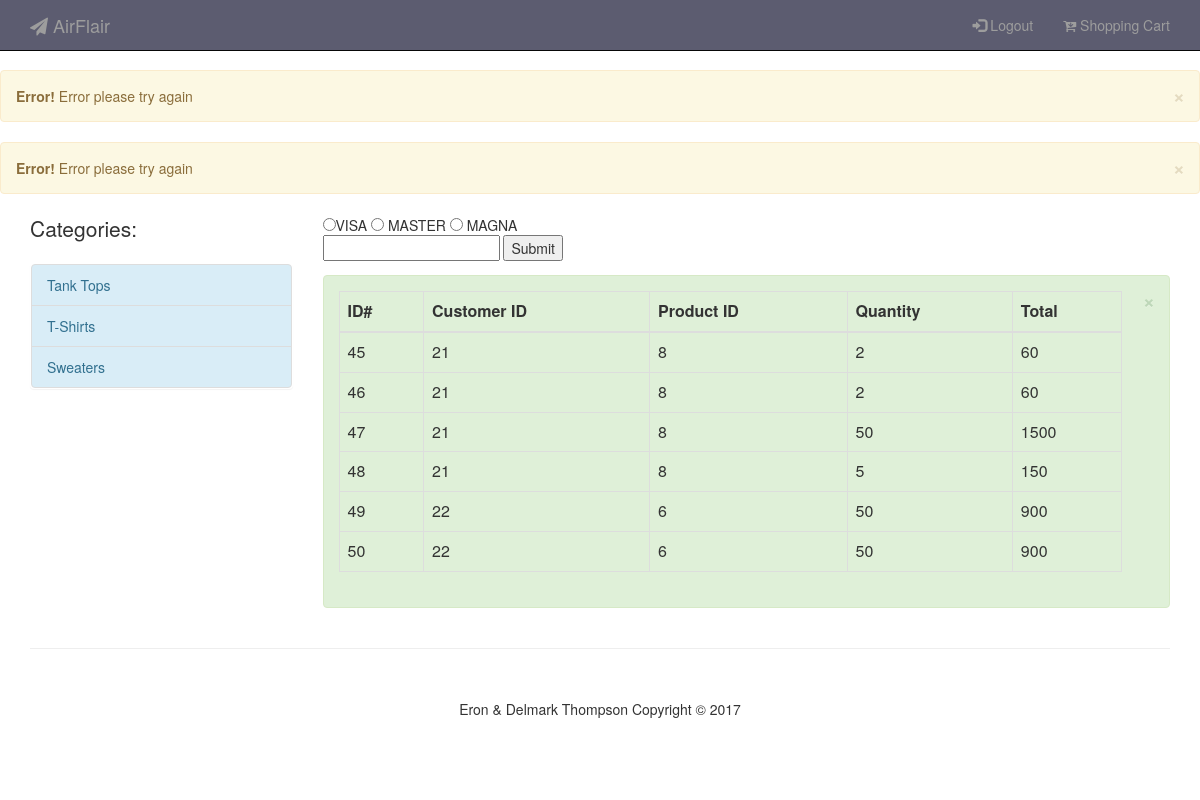
The app's page /orderstatus.php with its own data.
### tables this page shows
CREATE TABLE `orderstatus` (
  `OrderID` int(8) NOT NULL,
  `CustomerID` int(8) NOT NULL,
  `ProductID` decimal(8,0) NOT NULL,
  `Product_Quan` decimal(10,0) NOT NULL,
  `total` decimal(10,0) NOT NULL
);

### orderstatus.php (the view, shortened to what this page needs)
<?php require("db.php"); require("modals.php"); ?>
    <!DOCTYPE html>
    <html lang="en">
    <head>
        <link href="css/bootstrap.min.css" rel="stylesheet">
        <link href="css/shop-homepage.css" rel="stylesheet">
        <link rel="stylesheet" href="https://cdnjs.cloudflare.com/ajax/libs/font-awesome/4.7.0/css/font-awesome.min.css">
    </head>
    <body>
        <nav class="navbar navbar-inverse navbar-fixed-top" role="navigation" style="background-color:#5c5c70;">
            <div class="container">
                <div class="navbar-header">
                    <a class="navbar-brand" href="index1.php"><span class="fa fa-send"></span> AirFlair</a>
                </div>
                <div class="collapse navbar-collapse" id="myNavbar">
                    <ul class="nav navbar-nav navbar-right">
                             <li data-toggle="modal" data-target="#login"><a href="logout.php"><span class="glyphicon glyphicon-log-in" aria-hidden="true"></span> Logout</a></li>
                             <li><a href="orderstatus.php"><span class="fa fa-cart-arrow-down"></span> Shopping Cart</a></li>
                    </ul>
                </div>
            </div>
        </nav>
        <div class="container">
            <div class="row">
                <div class="col-md-3">
                  <p class="lead">Categories:</p>
                  <div class="list-group panel">
                    <a href="tank1.php" class="list-group-item list-group-item-info">Tank Tops</a>
                    <a href="tshirt1.php" class="list-group-item list-group-item-info">T-Shirts</a>
                    <a href="sweater1.php" class="list-group-item list-group-item-info">Sweaters</a>
                  </div>
                </div>
                <div class="col-md-9">
                <form method="post" action="orderstatus.php">
                <input type="radio" name="CardVisa" value="CardVisa">VISA
                <input type="radio" name="CardMaster" value="CardMaster"> MASTER
                <input type="radio" name="CardMagna" value="CardMagna"> MAGNA<br>
                <input type="text" name="CardNumber" >
                <input type="submit" name="Purchase">
            </form>
        <?php
        $queryQ="SELECT * FROM orderstatus";
        $resultQ=mysqli_query($Connection, $queryQ);
        echo "<div class='alert alert-success alert-dismissable fade in'>
                    <a href='#' class='close' data-dismiss='alert' araia-label='close'>&times;</a>";
        echo "<div class='table-responsive'>
              <table class='table table-bordered table table-hover'>
              <thead>
              <tr>
              <th>ID#</th>
              <th>Customer ID</th>
              <th>Product ID</th>
              <th>Quantity</th>
              <th>Total</th>
              </tr>
              </thead>
              <tbody>";
        while ($rowQ=mysqli_fetch_array($resultQ))
        {
           echo "<tr><td>" . $rowQ["OrderID"]. "</td><td>" . $rowQ["CustomerID"]. "</td><td>" . $rowQ["ProductID"]. "</td><td>" . $rowQ["Product_Quan"]. "</td><td>" . $rowQ["total"]. "</td></tr>";
        }
         echo "</tbody>
               </table>
               </div>
               </div>";
        ?>
            </div>
        </div>
        </div>
        <div class="container">
            <hr>
            <footer>
                <div class="row text-center">
                    <div class="col-lg-12">
                        <p>Eron & Delmark Thompson Copyright &copy; 2017</p>
                    </div>
                </div>
            </footer>
        </div>
    </body>
</html>

### css/shop-homepage.css (style rules this page uses)
body { padding-top: 70px; }
footer { margin: 50px 0; }

### records on screen
orderstatus: OrderID "45", CustomerID "21", ProductID "8", Product_Quan "2", total "60"
orderstatus: OrderID "46", CustomerID "21", ProductID "8", Product_Quan "2", total "60"
orderstatus: OrderID "47", CustomerID "21", ProductID "8", Product_Quan "50", total "1500"
orderstatus: OrderID "48", CustomerID "21", ProductID "8", Product_Quan "5", total "150"
orderstatus: OrderID "49", CustomerID "22", ProductID "6", Product_Quan "50", total "900"
orderstatus: OrderID "50", CustomerID "22", ProductID "6", Product_Quan "50", total "900"
